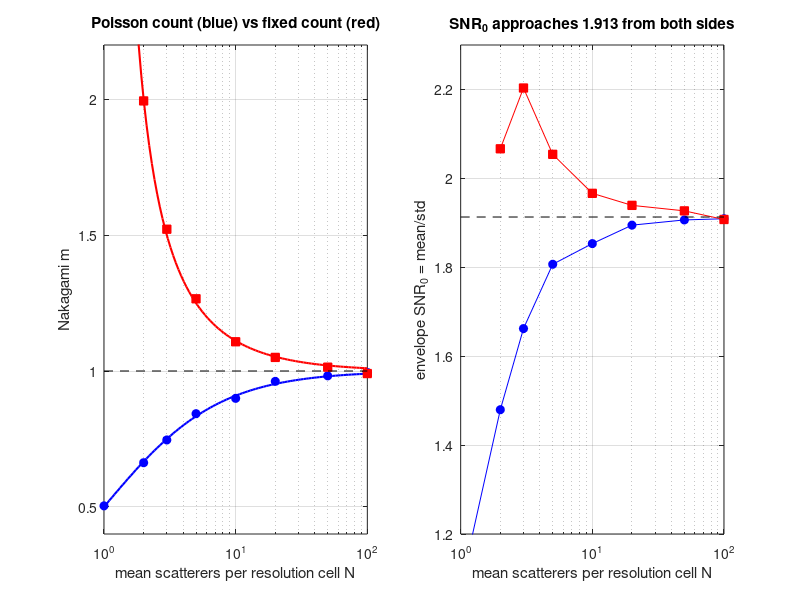

This figure's MATLAB source:
%% m26_nakagami_density.m  --  how many scatterers make speckle "fully developed"?
% Purpose : sum unit phasors with uniform random phases in each resolution cell and
%           measure the envelope statistics as the number of scatterers per cell grows.
%             Poisson count, mean N  : C_I^2 = 1 + 1/N  ->  Nakagami m = N/(N+1)  (K-like, m < 1)
%             exactly N per cell     : C_I^2 = 1 - 1/N  ->  m = N/(N-1)          (sub-Rayleigh, m > 1)
%           The Poisson result also holds for PSF-weighted scatterers if N = n*Vc, where
%           n is the number density and Vc = (int |h|^2)^2 / int |h|^4 the correlation area.
%           Part 2 checks the spread of the moment estimator m^ = (E[R^2])^2 / Var(R^2)
%           from n independent cells (std about 2/sqrt(n) at m = 1).
% Change  : Nlist (mean scatterers per cell), Ncell, nlist (cells per estimate).
% Expect  : Poisson N = 10 -> m = 0.909, SNR0 = 1.86 (97 % of 1.913);
%           fixed N = 10 -> m = 1.111; std(m^) * sqrt(n) close to 2.
% Base MATLAB only; runs in MATLAB R2019b+ and GNU Octave 8.
rng(1);
Ncell = 40000;                                 % independent resolution cells per point
Nlist = [1 2 3 5 10 20 50 100];                % mean number of scatterers per cell
poissrnd0 = @(lam, n) sum(cumsum(-log(rand(ceil(lam + 7*sqrt(lam) + 12), n)) / lam, 1) <= 1, 1); % Poisson via exponential gaps
nak  = @(R) mean(R.^2)^2 / var(R.^2);          % Nakagami m, moment estimator
snr0 = @(R) mean(R) / std(R);                  % envelope SNR (Rayleigh: 1.913)

%% 1. Statistics vs mean scatterer count
mP = zeros(size(Nlist));  sP = mP;  mF = mP;  sF = mP;
fprintf('  N    Poisson: m  (theory)  SNR0  | fixed N: m  (theory)  SNR0\n');
for k = 1:numel(Nlist)
    N = Nlist(k);
    cnt = poissrnd0(N, Ncell);                % Poisson number of scatterers in each cell
    maxc = max(cnt);
    ph = 2*pi*rand(maxc, Ncell);
    use = bsxfun(@le, (1:maxc)', cnt);        % keep the first cnt(j) phasors of column j
    RP = abs(sum(exp(1i*ph) .* use, 1));
    RF = abs(sum(exp(1i*2*pi*rand(N, Ncell)), 1));   % exactly N phasors per cell
    mP(k) = nak(RP);  sP(k) = snr0(RP);  mF(k) = nak(RF);  sF(k) = snr0(RF);
    if N == 1                                 % one unit phasor: R = 1 exactly, Var(R^2) = 0
        fprintf('%4d   %8.3f  (%5.3f)  %5.3f  |   R = 1 exactly (no speckle)\n', N, mP(k), N/(N+1), sP(k));
    else
        fprintf('%4d   %8.3f  (%5.3f)  %5.3f  | %8.3f  (%5.3f)  %5.3f\n', N, mP(k), N/(N+1), sP(k), mF(k), N/(N-1), sF(k));
    end
end
fprintf('Rayleigh limit: m = 1, SNR0 = %.3f\n', sqrt(pi/(4-pi)));

%% 2. Spread of the Nakagami estimate from n independent Rayleigh cells
nlist = [25 100 400 1600];  Ntrial = 4000;
fprintf('\n   n   mean(m^)   std(m^)   std*sqrt(n)\n');
for n = nlist
    R = abs(randn(n, Ntrial) + 1i*randn(n, Ntrial));     % Rayleigh envelopes
    I = R.^2;
    mh = mean(I, 1).^2 ./ var(I, 1, 1);                   % per-trial moment estimate
    fprintf('%5d   %7.3f   %7.3f   %7.2f\n', n, mean(mh), std(mh), std(mh)*sqrt(n));
end

%% 3. Figure
figure('Position', [100 100 1000 380]);
subplot(1,2,1);
Ng = logspace(0, 2, 100);
semilogx(Ng, Ng./(Ng+1), 'b-', 'LineWidth', 1.5); hold on;
semilogx(Nlist, mP, 'bo', 'MarkerFaceColor', 'b');
semilogx(Ng(Ng > 1.5), Ng(Ng > 1.5)./(Ng(Ng > 1.5)-1), 'r-', 'LineWidth', 1.5);
semilogx(Nlist(2:end), mF(2:end), 'rs', 'MarkerFaceColor', 'r');
plot([1 100], [1 1], 'k--');
ylim([0.4 2.2]); xlabel('mean scatterers per resolution cell N'); ylabel('Nakagami m');
title('Poisson count (blue) vs fixed count (red)'); grid on;
subplot(1,2,2);
semilogx(Nlist, sP, 'bo-', 'MarkerFaceColor', 'b'); hold on;
semilogx(Nlist(2:end), sF(2:end), 'rs-', 'MarkerFaceColor', 'r');
plot([1 100], sqrt(pi/(4-pi))*[1 1], 'k--');
xlabel('mean scatterers per resolution cell N'); ylabel('envelope SNR_0 = mean/std');
title('SNR_0 approaches 1.913 from both sides'); grid on; ylim([1.2 2.3]);
